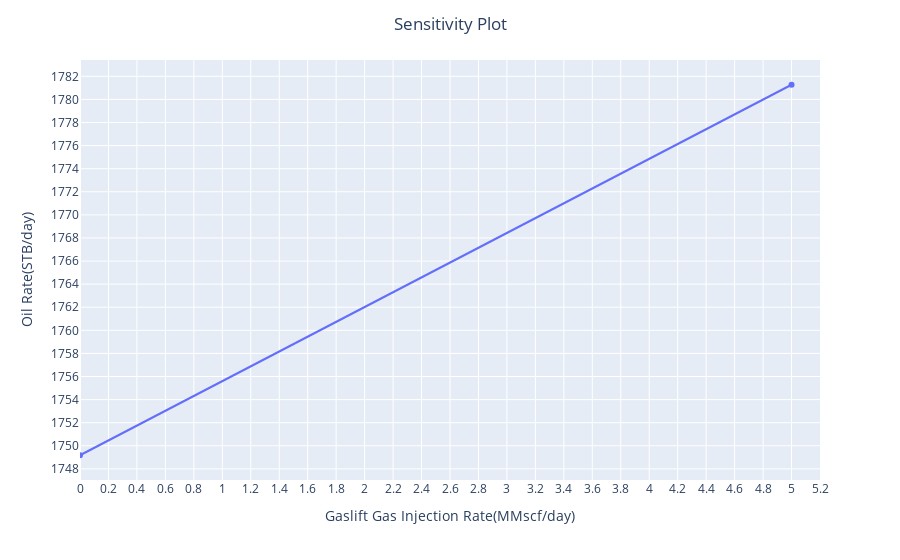

Source (notebook cell):
### Code cell
fig = px.line(df, x='gas_injection', y='oil_rate', markers=True)
fig.update_layout(title='Sensitivity Plot',
                   xaxis_title='Gaslift Gas Injection Rate(MMscf/day)',
                   yaxis_title='Oil Rate(STB/day)',
                   title_x=0.5, 
                   xaxis={
                       'range':[0, df['gas_injection'].max()+0.2]
                   })
fig.update_xaxes(nticks=50)
fig.update_yaxes(nticks=20)
fig.show()

### Figure 1 — Plotly figure (JSON) as saved in the notebook; plotly's stock layout.template omitted (floating-point values rounded to 4 significant figures)
{"data": [{"hovertemplate": "gas_injection=%{x}<br>oil_rate=%{y}<extra></extra>", "legendgroup": "", "line": {"color": "#636efa", "dash": "solid"}, "marker": {"symbol": "circle"}, "mode": "markers+lines", "name": "", "orientation": "v", "showlegend": false, "type": "scatter", "x": [0, 5], "xaxis": "x", "y": [1749.0, 1781.0], "yaxis": "y"}], "layout": {"legend": {"tracegroupgap": 0}, "margin": {"t": 60}, "title": {"text": "Sensitivity Plot", "x": 0.5}, "xaxis": {"anchor": "y", "domain": [0, 1], "nticks": 50, "range": [0, 5.2], "title": {"text": "Gaslift Gas Injection Rate(MMscf/day)"}}, "yaxis": {"anchor": "x", "domain": [0, 1], "nticks": 20, "title": {"text": "Oil Rate(STB/day)"}}}}
